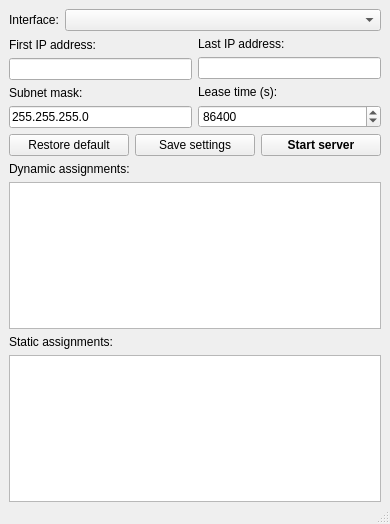
<?xml version="1.0" encoding="UTF-8"?>
<ui version="4.0">
 <class>MainWindow</class>
 <widget class="QMainWindow" name="MainWindow">
  <property name="geometry">
   <rect>
    <x>0</x>
    <y>0</y>
    <width>390</width>
    <height>524</height>
   </rect>
  </property>
  <property name="minimumSize">
   <size>
    <width>390</width>
    <height>340</height>
   </size>
  </property>
  <property name="maximumSize">
   <size>
    <width>390</width>
    <height>1024</height>
   </size>
  </property>
  <property name="contextMenuPolicy">
   <enum>Qt::NoContextMenu</enum>
  </property>
  <property name="windowTitle">
   <string>DHCP Server</string>
  </property>
  <property name="windowIcon">
   <iconset resource="Icons.qrc">
    <normaloff>:/Connected.ico</normaloff>:/Connected.ico</iconset>
  </property>
  <widget class="QWidget" name="centralwidget">
   <layout class="QVBoxLayout" name="verticalLayout_3">
    <property name="sizeConstraint">
     <enum>QLayout::SetMaximumSize</enum>
    </property>
    <property name="bottomMargin">
     <number>0</number>
    </property>
    <item>
     <layout class="QVBoxLayout" name="configVerticalLayout">
      <item>
       <layout class="QFormLayout" name="formLayout">
        <item row="0" column="0">
         <widget class="QLabel" name="labelInterface">
          <property name="text">
           <string>Interface:</string>
          </property>
         </widget>
        </item>
        <item row="0" column="1">
         <widget class="QComboBox" name="comboBoxInterface"/>
        </item>
       </layout>
      </item>
      <item>
       <layout class="QHBoxLayout" name="settingsHorizontalLayout">
        <item>
         <layout class="QVBoxLayout" name="verticalLayoutLeft">
          <item>
           <widget class="QLabel" name="labelStartAddress">
            <property name="text">
             <string>First IP address:</string>
            </property>
           </widget>
          </item>
          <item>
           <widget class="QLineEdit" name="lineEditStartAddress"/>
          </item>
          <item>
           <widget class="QLabel" name="labelSubnetmask">
            <property name="text">
             <string>Subnet mask:</string>
            </property>
           </widget>
          </item>
          <item>
           <widget class="QLineEdit" name="lineEditSubnetmask">
            <property name="text">
             <string>255.255.255.0</string>
            </property>
           </widget>
          </item>
         </layout>
        </item>
        <item>
         <layout class="QVBoxLayout" name="verticalLayoutRight">
          <item>
           <widget class="QLabel" name="labelEndAddress">
            <property name="text">
             <string>Last IP address:</string>
            </property>
           </widget>
          </item>
          <item>
           <widget class="QLineEdit" name="lineEditEndAddress"/>
          </item>
          <item>
           <widget class="QLabel" name="labelLeasetime">
            <property name="text">
             <string>Lease time (s):</string>
            </property>
           </widget>
          </item>
          <item>
           <widget class="QSpinBox" name="spinBoxLeasetime">
            <property name="maximum">
             <number>2147483647</number>
            </property>
            <property name="value">
             <number>86400</number>
            </property>
           </widget>
          </item>
         </layout>
        </item>
       </layout>
      </item>
     </layout>
    </item>
    <item>
     <layout class="QHBoxLayout" name="buttonsHorizontalLayout">
      <item>
       <widget class="QPushButton" name="buttonRestoreDefaultSettings">
        <property name="text">
         <string>Restore default</string>
        </property>
       </widget>
      </item>
      <item>
       <widget class="QPushButton" name="buttonSaveSettings">
        <property name="text">
         <string>Save settings</string>
        </property>
       </widget>
      </item>
      <item>
       <widget class="QPushButton" name="buttonServerState">
        <property name="font">
         <font>
          <bold>true</bold>
         </font>
        </property>
        <property name="text">
         <string>Start server</string>
        </property>
        <property name="checkable">
         <bool>true</bool>
        </property>
       </widget>
      </item>
     </layout>
    </item>
    <item>
     <layout class="QVBoxLayout" name="assignmentsVerticalLayout">
      <item>
       <widget class="QLabel" name="labelDynamicAssignments">
        <property name="text">
         <string>Dynamic assignments:</string>
        </property>
       </widget>
      </item>
      <item>
       <widget class="QTableView" name="dynamicAssignmentsTableView">
        <property name="editTriggers">
         <set>QAbstractItemView::NoEditTriggers</set>
        </property>
        <property name="showDropIndicator" stdset="0">
         <bool>false</bool>
        </property>
        <property name="dragDropOverwriteMode">
         <bool>false</bool>
        </property>
        <property name="selectionMode">
         <enum>QAbstractItemView::SingleSelection</enum>
        </property>
        <property name="selectionBehavior">
         <enum>QAbstractItemView::SelectRows</enum>
        </property>
        <attribute name="horizontalHeaderDefaultSectionSize">
         <number>110</number>
        </attribute>
        <attribute name="horizontalHeaderHighlightSections">
         <bool>false</bool>
        </attribute>
        <attribute name="verticalHeaderVisible">
         <bool>false</bool>
        </attribute>
        <attribute name="verticalHeaderDefaultSectionSize">
         <number>21</number>
        </attribute>
       </widget>
      </item>
      <item>
       <widget class="QLabel" name="labelStaticAssignments">
        <property name="text">
         <string>Static assignments:</string>
        </property>
       </widget>
      </item>
      <item>
       <widget class="QTableView" name="staticAssignmentsTableView">
        <property name="editTriggers">
         <set>QAbstractItemView::NoEditTriggers</set>
        </property>
        <property name="showDropIndicator" stdset="0">
         <bool>false</bool>
        </property>
        <property name="dragDropOverwriteMode">
         <bool>false</bool>
        </property>
        <property name="selectionMode">
         <enum>QAbstractItemView::SingleSelection</enum>
        </property>
        <property name="selectionBehavior">
         <enum>QAbstractItemView::SelectRows</enum>
        </property>
        <attribute name="horizontalHeaderDefaultSectionSize">
         <number>110</number>
        </attribute>
        <attribute name="horizontalHeaderHighlightSections">
         <bool>false</bool>
        </attribute>
        <attribute name="verticalHeaderVisible">
         <bool>false</bool>
        </attribute>
        <attribute name="verticalHeaderDefaultSectionSize">
         <number>21</number>
        </attribute>
       </widget>
      </item>
     </layout>
    </item>
   </layout>
  </widget>
  <widget class="QStatusBar" name="statusbar"/>
 </widget>
 <resources>
  <include location="Icons.qrc"/>
 </resources>
 <connections/>
</ui>
